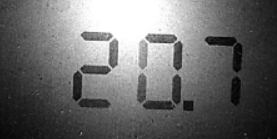
#> input picture Lab5/images/number.PNG, 277 x 139 px
$ python 5.py
#> lines starting #> are read from the running program, lines starting #| are printed output that depends on the picture; after the words box and inside, x2 and y2 are one past the last pixel; in counts of white or black regions, pixels touching at a corner belong together
import cv2 as cv

img = cv.imread('images/number.PNG',0)
#> img is the input picture: shape (139, 277); min 1, max 255, mean 106.3
img_blur = cv.GaussianBlur(img,(3,3),0)
Laplacian = cv.Laplacian(img_blur,-1)
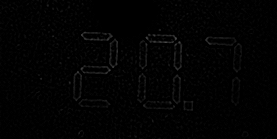
#> Laplacian: shape (139, 277); min 0, max 72, mean 2.4
Canny = cv.Canny(img_blur,threshold1=100,threshold2=200)
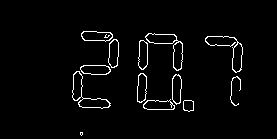
#> Canny: shape (139, 277); 2.8% white in thin lines or dots, all inside (x1, y1, x2, y2) = (72, 31, 243, 136)
cv.imshow('Original image',img)
cv.imshow('Laplacian',Laplacian)
cv.imshow('Canny',Canny)
cv.waitKey(0)
cv.destroyAllWindows()

$ run again, with Lab5/images/1.jpg saved as Lab5/images/number.PNG
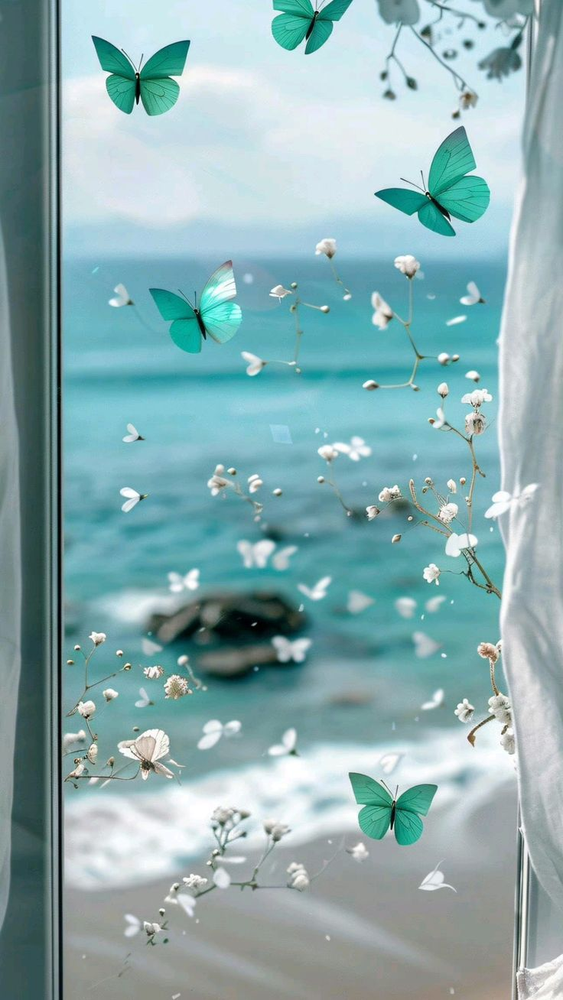
#> input picture Lab5/images/1.jpg, 563 x 1000 px, shrunk from 736 x 1308 before the run
#> `img = cv.imread('images/number.PNG',0)`:
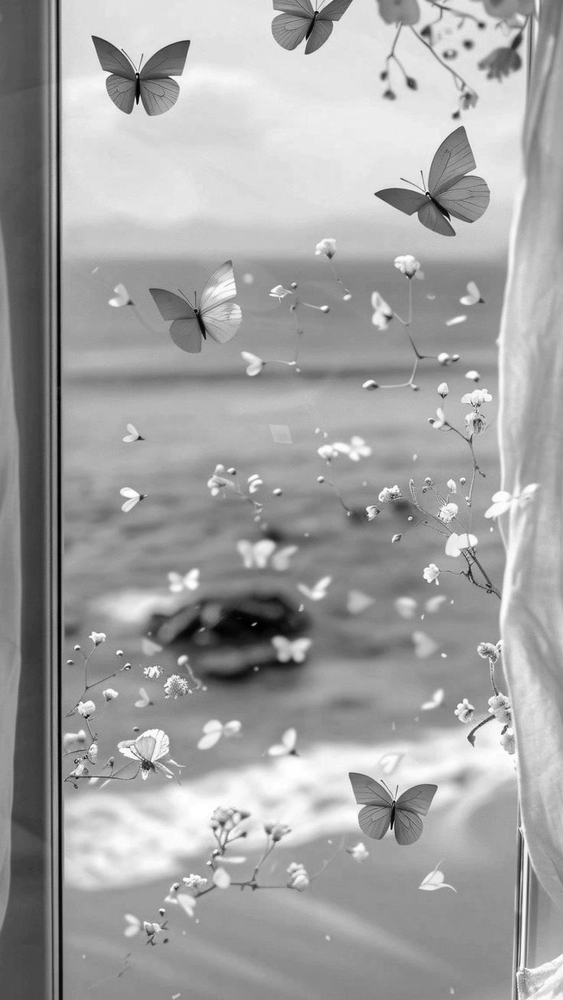
#> img: shape (1000, 563); min 0, max 255, mean 162.7
#> `Canny = cv.Canny(img_blur,threshold1=100,threshold2=200)`:
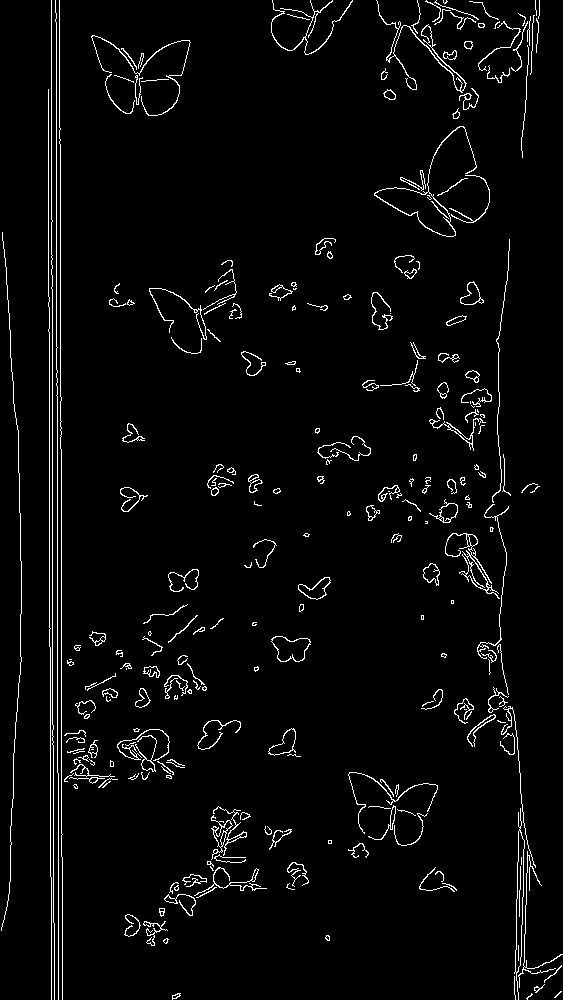
#> Canny: shape (1000, 563); 3.4% white in thin lines or dots

$ run again, with Lab5/images/coins.jpg saved as Lab5/images/number.PNG
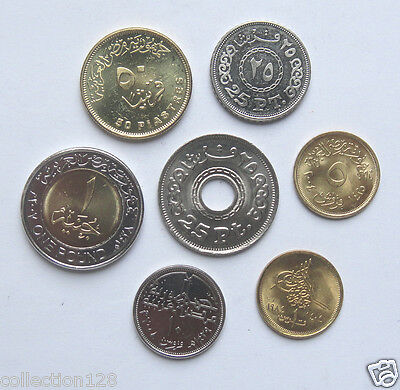
#> input picture Lab5/images/coins.jpg, 400 x 390 px
#> `Laplacian = cv.Laplacian(img_blur,-1)`:
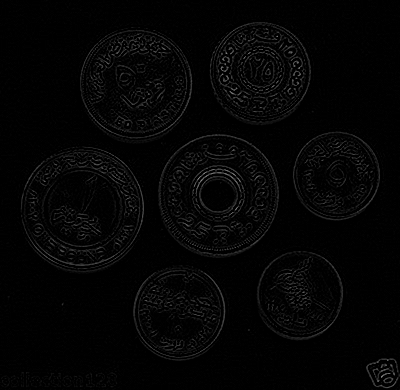
#> Laplacian: shape (390, 400); min 0, max 136, mean 4.7
#> `Canny = cv.Canny(img_blur,threshold1=100,threshold2=200)`:
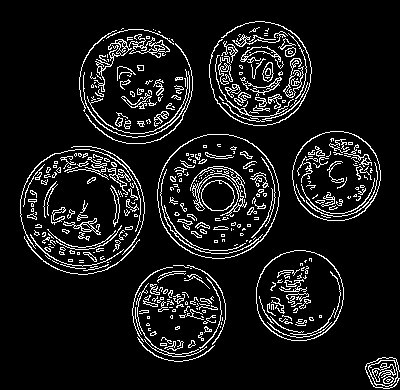
#> Canny: shape (390, 400); 9.3% white in thin lines or dots, all inside (x1, y1, x2, y2) = (20, 21, 400, 389)
